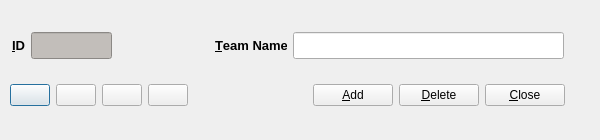
<?xml version="1.0" encoding="UTF-8"?>
<ui version="4.0">
 <class>TeamEntryDlg</class>
 <widget class="QDialog" name="TeamEntryDlg">
  <property name="geometry">
   <rect>
    <x>0</x>
    <y>0</y>
    <width>600</width>
    <height>140</height>
   </rect>
  </property>
  <property name="minimumSize">
   <size>
    <width>600</width>
    <height>140</height>
   </size>
  </property>
  <property name="maximumSize">
   <size>
    <width>640</width>
    <height>180</height>
   </size>
  </property>
  <property name="windowTitle">
   <string>Team Entry</string>
  </property>
  <property name="toolTip">
   <string/>
  </property>
  <property name="whatsThis">
   <string/>
  </property>
  <widget class="QWidget" name="layoutWidget">
   <property name="geometry">
    <rect>
     <x>12</x>
     <y>20</y>
     <width>552</width>
     <height>51</height>
    </rect>
   </property>
   <layout class="QHBoxLayout" name="horizontalLayout">
    <item>
     <widget class="QLabel" name="label">
      <property name="text">
       <string>&lt;!DOCTYPE HTML PUBLIC &quot;-//W3C//DTD HTML 4.0//EN&quot; &quot;http://www.w3.org/TR/REC-html40/strict.dtd&quot;&gt;
&lt;html&gt;&lt;head&gt;&lt;meta name=&quot;qrichtext&quot; content=&quot;1&quot; /&gt;&lt;style type=&quot;text/css&quot;&gt;
p, li { white-space: pre-wrap; }
&lt;/style&gt;&lt;/head&gt;&lt;body style=&quot; font-family:'Sans Serif'; font-size:10pt; font-weight:400; font-style:normal;&quot;&gt;
&lt;p style=&quot; margin-top:0px; margin-bottom:0px; margin-left:0px; margin-right:0px; -qt-block-indent:0; text-indent:0px;&quot;&gt;&lt;span style=&quot; font-weight:600;&quot;&gt;&amp;amp;ID&lt;/span&gt;&lt;/p&gt;&lt;/body&gt;&lt;/html&gt;</string>
      </property>
      <property name="buddy">
       <cstring>teamID_display</cstring>
      </property>
     </widget>
    </item>
    <item>
     <widget class="QLineEdit" name="teamID_display">
      <property name="maximumSize">
       <size>
        <width>81</width>
        <height>27</height>
       </size>
      </property>
      <property name="styleSheet">
       <string notr="true">background-color: rgb(194,190,186);</string>
      </property>
      <property name="readOnly">
       <bool>true</bool>
      </property>
     </widget>
    </item>
    <item>
     <spacer name="horizontalSpacer">
      <property name="orientation">
       <enum>Qt::Horizontal</enum>
      </property>
      <property name="sizeHint" stdset="0">
       <size>
        <width>78</width>
        <height>20</height>
       </size>
      </property>
     </spacer>
    </item>
    <item>
     <widget class="QLabel" name="label_2">
      <property name="text">
       <string>&lt;!DOCTYPE HTML PUBLIC &quot;-//W3C//DTD HTML 4.0//EN&quot; &quot;http://www.w3.org/TR/REC-html40/strict.dtd&quot;&gt;
&lt;html&gt;&lt;head&gt;&lt;meta name=&quot;qrichtext&quot; content=&quot;1&quot; /&gt;&lt;style type=&quot;text/css&quot;&gt;
p, li { white-space: pre-wrap; }
&lt;/style&gt;&lt;/head&gt;&lt;body style=&quot; font-family:'Sans Serif'; font-size:10pt; font-weight:400; font-style:normal;&quot;&gt;
&lt;p style=&quot; margin-top:0px; margin-bottom:0px; margin-left:0px; margin-right:0px; -qt-block-indent:0; text-indent:0px;&quot;&gt;&lt;span style=&quot; font-weight:600;&quot;&gt;&amp;amp;Team Name&lt;/span&gt;&lt;/p&gt;&lt;/body&gt;&lt;/html&gt;</string>
      </property>
      <property name="buddy">
       <cstring>teamNameEdit</cstring>
      </property>
     </widget>
    </item>
    <item>
     <widget class="QLineEdit" name="teamNameEdit">
      <property name="minimumSize">
       <size>
        <width>271</width>
        <height>27</height>
       </size>
      </property>
      <property name="toolTip">
       <string>Team name</string>
      </property>
     </widget>
    </item>
   </layout>
  </widget>
  <widget class="QWidget" name="layoutWidget">
   <property name="geometry">
    <rect>
     <x>10</x>
     <y>70</y>
     <width>261</width>
     <height>51</height>
    </rect>
   </property>
   <layout class="QHBoxLayout" name="horizontalLayout_2">
    <item>
     <widget class="QPushButton" name="firstEntry">
      <property name="toolTip">
       <string>First Entry</string>
      </property>
      <property name="whatsThis">
       <string extracomment="First"/>
      </property>
      <property name="text">
       <string/>
      </property>
      <property name="icon">
       <iconset>
        <normaloff>images/first.png</normaloff>images/first.png</iconset>
      </property>
     </widget>
    </item>
    <item>
     <widget class="QPushButton" name="prevEntry">
      <property name="toolTip">
       <string>Previous Entry</string>
      </property>
      <property name="text">
       <string/>
      </property>
      <property name="icon">
       <iconset>
        <normaloff>images/prev.png</normaloff>images/prev.png</iconset>
      </property>
     </widget>
    </item>
    <item>
     <widget class="QPushButton" name="nextEntry">
      <property name="toolTip">
       <string>Next Entry</string>
      </property>
      <property name="text">
       <string/>
      </property>
      <property name="icon">
       <iconset>
        <normaloff>images/next.png</normaloff>images/next.png</iconset>
      </property>
     </widget>
    </item>
    <item>
     <widget class="QPushButton" name="lastEntry">
      <property name="toolTip">
       <string>Last Entry</string>
      </property>
      <property name="text">
       <string/>
      </property>
      <property name="icon">
       <iconset>
        <normaloff>images/last.png</normaloff>images/last.png</iconset>
      </property>
     </widget>
    </item>
    <item>
     <spacer name="horizontalSpacer_2">
      <property name="orientation">
       <enum>Qt::Horizontal</enum>
      </property>
      <property name="sizeHint" stdset="0">
       <size>
        <width>18</width>
        <height>20</height>
       </size>
      </property>
     </spacer>
    </item>
   </layout>
  </widget>
  <widget class="QWidget" name="layoutWidget">
   <property name="geometry">
    <rect>
     <x>290</x>
     <y>70</y>
     <width>275</width>
     <height>51</height>
    </rect>
   </property>
   <layout class="QHBoxLayout" name="horizontalLayout_3">
    <item>
     <spacer name="horizontalSpacer_3">
      <property name="orientation">
       <enum>Qt::Horizontal</enum>
      </property>
      <property name="sizeHint" stdset="0">
       <size>
        <width>13</width>
        <height>20</height>
       </size>
      </property>
     </spacer>
    </item>
    <item>
     <widget class="QPushButton" name="addEntry">
      <property name="toolTip">
       <string>Add Entry</string>
      </property>
      <property name="text">
       <string>&amp;Add</string>
      </property>
      <property name="icon">
       <iconset>
        <normaloff>images/add.png</normaloff>images/add.png</iconset>
      </property>
     </widget>
    </item>
    <item>
     <widget class="QPushButton" name="deleteEntry">
      <property name="toolTip">
       <string>Delete Entry</string>
      </property>
      <property name="text">
       <string>&amp;Delete</string>
      </property>
      <property name="icon">
       <iconset>
        <normaloff>images/delete.png</normaloff>images/delete.png</iconset>
      </property>
     </widget>
    </item>
    <item>
     <widget class="QPushButton" name="closeButton">
      <property name="toolTip">
       <string>Close Entry</string>
      </property>
      <property name="text">
       <string>&amp;Close</string>
      </property>
      <property name="icon">
       <iconset>
        <normaloff>images/quit.png</normaloff>images/quit.png</iconset>
      </property>
     </widget>
    </item>
   </layout>
  </widget>
 </widget>
 <resources/>
 <connections/>
</ui>
